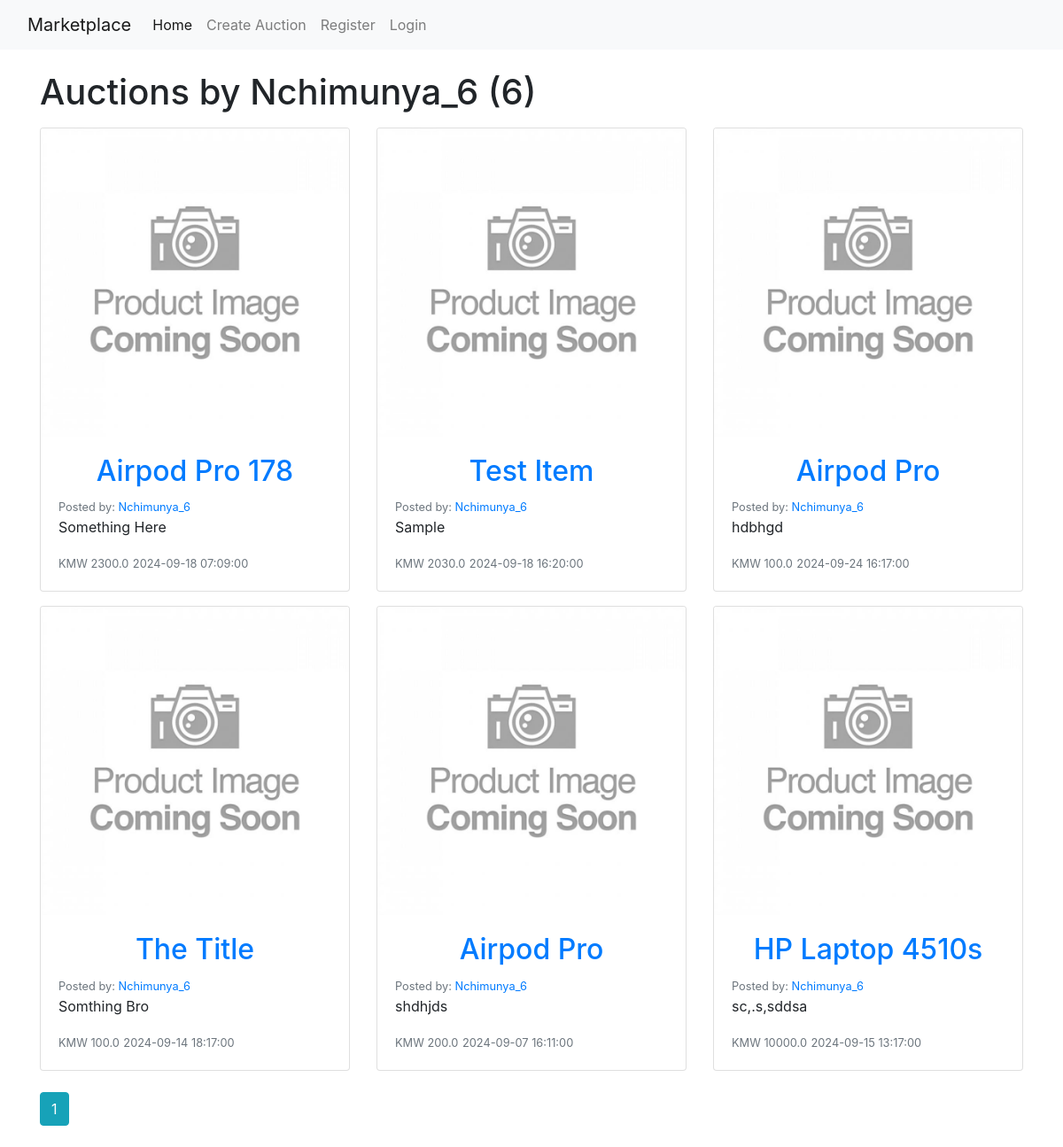
/user/Nchimunya_6, run on an earlier commit of the app's database.
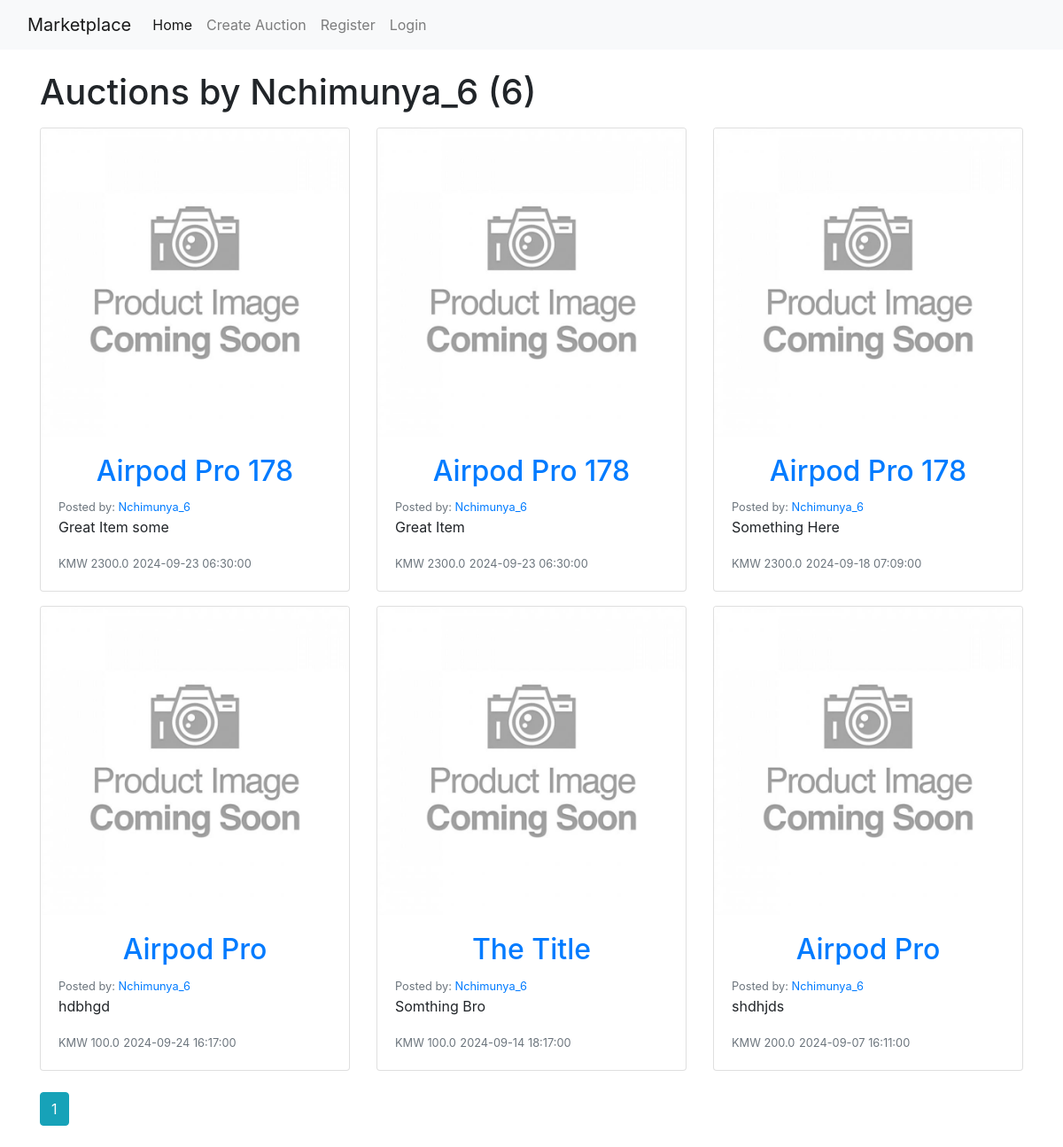
And on a later commit of the database.
### auction_app/models.py (models this page shows, shortened)
class User(db.Model, UserMixin):
    __tablename__ = 'users'
    id = db.Column(db.Integer, primary_key=True)
    username = db.Column(db.String(20), unique=True, nullable=False)
    first_name = db.Column(db.String(20), nullable=False)
    last_name = db.Column(db.String(20), nullable=False)
    image_file = db.Column(db.String(20), nullable=False, default='default.jpg')
    email = db.Column(db.String(120), unique=True, nullable=False)
    password = db.Column(db.String(60), nullable=False)
    auctions = db.relationship('Auction', backref='bid', lazy=True)

class Auction(db.Model):
    __tablename__ = 'auctions'
    id = db.Column(db.Integer, primary_key=True)
    title = db.Column(db.String(100), nullable=False)
    description = db.Column(db.Text)
    image_file = db.Column(db.String(20), nullable=False, default='placeholder.jpg')
    initial_bid = db.Column(db.Float, nullable=False)
    date_posted = db.Column(db.DateTime, nullable=False, default=datetime.utcnow)
    end_date = db.Column(db.DateTime, nullable=False)
    user_id = db.Column(db.Integer, db.ForeignKey('users.id'), nullable=False)

### auction_app/users/routes.py (the view)
@users.route('/user/<string:username>', methods=['GET', 'POST'])
def user_auctions(username):
    page = request.args.get('page', 1, type=int)
    user = User.query.filter_by(username=username).first_or_404()
    auctions = Auction.query.filter_by(bid=user)\
        .order_by(Auction.date_posted.desc())\
        .paginate(page=page, per_page=6)
    return render_template('user_auctions.html', title="Home",
                           auctions=auctions, user=user)

### auction_app/templates/user_auctions.html
{% extends 'base.html' %}
{% block content %}
<div class="container">
    <h1 class="mb-3">Auctions by {{user.username}} ({{auctions.total}})</h1>
    <div class="row">
        {% for auction in auctions.items %}
            <div class="col-md-4 mb-3">
              <div class="card">
                <img src="{{ url_for('static', filename='item_pics/placeholder.jpg') }}" class="card-img-top" alt="placeholder for auctions">
                <div class="card-body">
                    <h2 class=""><a class="card-title" href="{{url_for('auctions.auction', auction_id=auction.id)}}">{{ auction.title }}</a></h2>
                    <small class="text-muted">Posted by:
                      <a href="{{ url_for('users.user_auctions', username=auction.bid.username) }}">
                        {{ auction.bid.username }}
                      </a>
                    </small>
                    <p class="card-text text-truncate">{{ auction.description }}</p>
                    <small class="text-muted">KMW {{ auction.initial_bid }}</small>
                    <small class="text-muted">{{ auction.end_date }}</small>
                </div>
              </div>
            </div>
        {% endfor %}
    </div>
    {% for page_num in auctions.iter_pages(left_edge=1, right_edge=1, left_current=1, right_current=2) %}
      {% if page_num %}
        {% if auctions.page == page_num %}
          <a class="btn btn-info mb-4 mt-2" href="{{url_for('users.user_auctions', username=user.username, page=page_num)}}">{{ page_num }}</a>
        {% else %}
          <a class="btn btn-outline-info mb-4 mt-2" href="{{url_for('users.user_auctions', username=user.username, page=page_num)}}">{{ page_num }}</a>
        {% endif %}
      {% else %}
      ...
      {% endif %}
    {% endfor %}
</div>
{% endblock %}

### auction_app/templates/base.html (shortened to what this page needs)
<!DOCTYPE html>
<html>
<head>
  <link rel="stylesheet" href="{{ url_for('static', filename='css/styles.css')}}">
  <link rel="stylesheet" href="https://cdn.jsdelivr.net/npm/bootstrap@4.0.0/dist/css/bootstrap.min.css">
 </head>
<body>
    <header>
      {% if not is_landing_page %}
      <nav class="navbar navbar-expand-lg navbar-light bg-light mb-4">
        <div class="container-fluid">
          <a class="navbar-brand" href="{{ url_for('auctions.auctions') }}">Marketplace</a>
          <div class="collapse navbar-collapse" id="navbarText">
            <ul class="navbar-nav me-auto mb-2 mb-lg-0">
              <li class="nav-item">
                <a class="nav-link active" aria-current="page" href="{{ url_for('auctions.auctions') }}">Home</a>
              </li>
              <li class="nav-item">
                <a class="nav-link" href="{{ url_for('auctions.new_auction') }}">Create Auction</a>
              </li>
            </ul>
            <ul class="navbar-nav me-auto mb-2 mb-lg-0">
              {% if current_user.is_authenticated %}
                <li class="nav-item">
                  <a class="nav-link" href="{{ url_for('users.profile', username=current_user.username) }}">Profile</a>
                </li>
                <li class="nav-item">
                  <a class="nav-link" href="{{ url_for('users.logout') }}">Logout</a>
                </li>
              {% else %}
                <li class="nav-item">
                  <a class="nav-link" href="{{ url_for('users.register') }}">Register</a>
                </li>
                <li class="nav-item">
                  <a class="nav-link" href="{{ url_for('users.login') }}">Login</a>
                </li>
              {% endif %}
            </ul>
          </div>
        </div>
      </nav>
      {% endif %}
    </header>
    <main>
      <div>
        {% block content %}{% endblock %}
      </div>
    </main>
</body>

### auction_app/static/css/styles.css (style rules this page uses)
body { font-family: 'Poppins', sans-serif; margin: 0; padding: 0; }
h2 { margin-top: 0; text-align: center; }
img { max-width: 100%; max-height: 100%; overflow: hidden; object-fit: cover; }

What changed in the data, as far as the page shows it:
removed Auction: title "Test Item", bid.username "Nchimunya_6", description "Sample", initial_bid "2030.0", end_date "2024-09-18 16:20:00"
removed Auction: title "HP Laptop 4510s", bid.username "Nchimunya_6", description "sc,.s,sddsa", initial_bid "10000.0", end_date "2024-09-15 13:17:00"
added Auction: title "Airpod Pro 178", bid.username "Nchimunya_6", description "Great Item some", initial_bid "2300.0", end_date "2024-09-23 06:30:00"
added Auction: title "Airpod Pro 178", bid.username "Nchimunya_6", description "Great Item", initial_bid "2300.0", end_date "2024-09-23 06:30:00"
